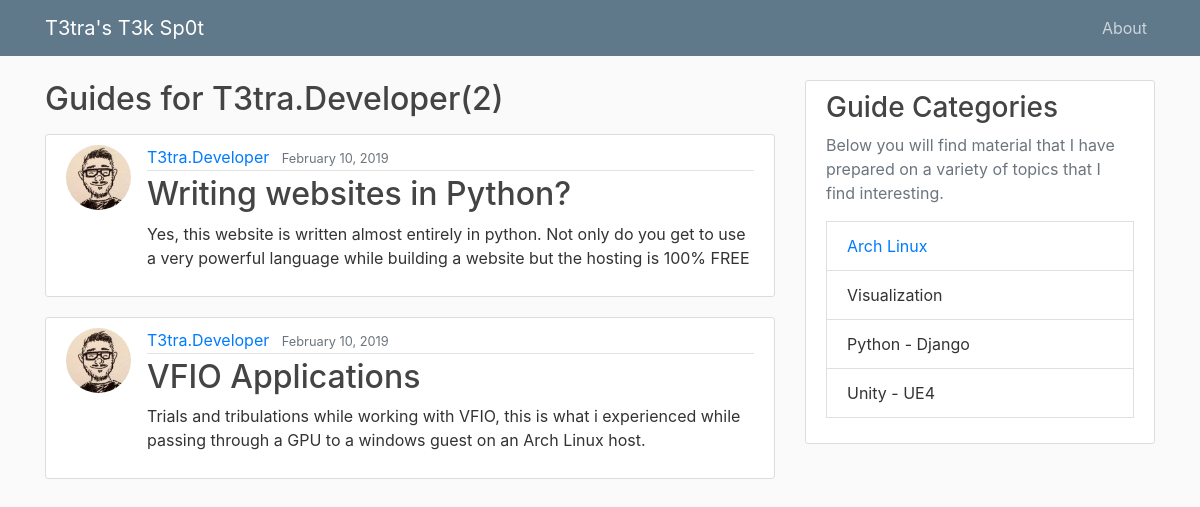
The page /user/T3tra.Developer on the database its author committed.
### blog/models.py (models this page shows, shortened)
class Post(models.Model):
	title = models.CharField(max_length=100)
	description = models.CharField(max_length=750)
	content = MarkupField(default_markup_type='html')
	date_posted = models.DateTimeField(default=timezone.now)
	author = models.ForeignKey(User, on_delete=models.CASCADE)

### users/models.py (models this page shows, shortened)
class Profile(models.Model):
    user = models.OneToOneField(User, on_delete=models.CASCADE)
    image = models.ImageField(default='default.jpg', upload_to='profile_pics')

### blog/views.py (the view)
# urls.py: path('user/<str:username>', UserPostListView.as_view(), name='user-post'),
class UserPostListView(ListView):
    model = Post
    template_name = 'blog/user_posts.html'
    context_object_name = 'posts'
    ordering = ['-date_posted']
    paginate_by = 5
    def get_queryset(self):
        user = get_object_or_404(User, username=self.kwargs.get('username'))
        return  Post.objects.filter(author=user).order_by('-date_posted')

### blog/templates/blog/user_posts.html (shortened to what this page needs)
{% extends "blog/base.html" %}
{% block content %}
    <h2 class="mb-3">Guides for {{  view.kwargs.username }}({{ page_obj.paginator.count }})</h2>
    {% for post in posts %}
        <article class="media content-section">
          <img class="rounded-circle article-img" src="{{ post.author.profile.image.url }}">
          <div class="media-body">
            <div class="article-metadata">
              <a class="mr-2" href="{% url 'user-post' post.author.username %}">{{ post.author }}</a>
              <small class="text-muted">{{ post.date_posted|date:"F d, Y" }}</small>
            </div>
            <h2><a class="article-title" href="{% url 'post-detail' post.id %}">{{ post.title }}</a></h2>
            <p class="article-content">{{ post.description }}</p>
          </div>
        </article>
    {% endfor %}
{% endblock content %}

### blog/static/blog/main.css (style rules this page uses)
body { background: #fafafa; color: #333333; margin-top: 5rem; }
h1, h2, h3, h4, h5, h6 { color: #444444; }
.content-section { background: #ffffff; padding: 10px 20px; border: 1px solid #dddddd; border-radius: 3px; margin-bottom: 20px; }
.article-title { color: #444444; }
.article-content { white-space: pre-line; }
.article-img { height: 65px; width: 65px; margin-right: 16px; }
.article-metadata { padding-bottom: 1px; margin-bottom: 4px; border-bottom: 1px solid #e3e3e3 }

### rows shown on the page
Post: author.profile.image (picture), author "T3tra.Developer", date_posted "February 10, 2019", title "Writing websites in Python?", description "Yes, this website is written almost entirely in python. Not only do you get to use a very powerful language while building a website but the hosting is 100% FREE"
Post: author.profile.image (picture), author "T3tra.Developer", date_posted "February 10, 2019", title "VFIO Applications", description "Trials and tribulations while working with VFIO, this is what i experienced while passing through a GPU to a windows guest on an Arch Linux host."

### other values the page prints
{{ view.kwargs.username }} "T3tra.Developer"
{{ page_obj.paginator.count }} "2"
